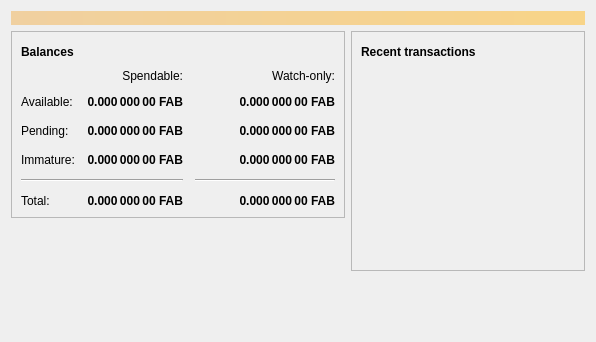
<?xml version="1.0" encoding="UTF-8"?>
<ui version="4.0">
 <class>OverviewPage</class>
 <widget class="QWidget" name="OverviewPage">
  <property name="geometry">
   <rect>
    <x>0</x>
    <y>0</y>
    <width>596</width>
    <height>342</height>
   </rect>
  </property>
  <property name="windowTitle">
   <string>Form</string>
  </property>
  <layout class="QVBoxLayout" name="topLayout">
   <item>
    <widget class="QLabel" name="labelAlerts">
     <property name="visible">
      <bool>false</bool>
     </property>
     <property name="styleSheet">
      <string notr="true">QLabel { background-color: qlineargradient(x1: 0, y1: 0, x2: 1, y2: 0, stop:0 #F0D0A0, stop:1 #F8D488); color:#000000; }</string>
     </property>
     <property name="wordWrap">
      <bool>true</bool>
     </property>
     <property name="margin">
      <number>3</number>
     </property>
     <property name="textInteractionFlags">
      <set>Qt::TextSelectableByMouse</set>
     </property>
    </widget>
   </item>
   <item>
    <layout class="QHBoxLayout" name="horizontalLayout" stretch="1,1">
     <item>
      <layout class="QVBoxLayout" name="verticalLayout_2">
       <item>
        <widget class="QFrame" name="frame">
         <property name="frameShape">
          <enum>QFrame::StyledPanel</enum>
         </property>
         <property name="frameShadow">
          <enum>QFrame::Raised</enum>
         </property>
         <layout class="QVBoxLayout" name="verticalLayout_4">
          <item>
           <layout class="QHBoxLayout" name="horizontalLayout_4">
            <item>
             <widget class="QLabel" name="label_5">
              <property name="font">
               <font>
                <weight>75</weight>
                <bold>true</bold>
               </font>
              </property>
              <property name="text">
               <string>Balances</string>
              </property>
             </widget>
            </item>
            <item>
             <widget class="QPushButton" name="labelWalletStatus">
              <property name="enabled">
               <bool>true</bool>
              </property>
              <property name="maximumSize">
               <size>
                <width>30</width>
                <height>16777215</height>
               </size>
              </property>
              <property name="toolTip">
               <string>The displayed information may be out of date. Your wallet automatically synchronizes with the Fabcoin network after a connection is established, but this process has not completed yet.</string>
              </property>
              <property name="text">
               <string/>
              </property>
              <property name="icon">
               <iconset resource="../bitcoin.qrc">
                <normaloff>:/icons/warning</normaloff>
                <disabledoff>:/icons/warning</disabledoff>:/icons/warning</iconset>
              </property>
              <property name="iconSize">
               <size>
                <width>24</width>
                <height>24</height>
               </size>
              </property>
              <property name="flat">
               <bool>true</bool>
              </property>
             </widget>
            </item>
            <item>
             <spacer name="horizontalSpacer_3">
              <property name="orientation">
               <enum>Qt::Horizontal</enum>
              </property>
              <property name="sizeHint" stdset="0">
               <size>
                <width>40</width>
                <height>20</height>
               </size>
              </property>
             </spacer>
            </item>
           </layout>
          </item>
          <item>
           <layout class="QGridLayout" name="gridLayout">
            <property name="spacing">
             <number>12</number>
            </property>
            <item row="2" column="2">
             <widget class="QLabel" name="labelWatchPending">
              <property name="font">
               <font>
                <weight>75</weight>
                <bold>true</bold>
               </font>
              </property>
              <property name="cursor">
               <cursorShape>IBeamCursor</cursorShape>
              </property>
              <property name="toolTip">
               <string>Unconfirmed transactions to watch-only addresses</string>
              </property>
              <property name="text">
               <string notr="true">0.000 000 00 FAB</string>
              </property>
              <property name="alignment">
               <set>Qt::AlignRight|Qt::AlignTrailing|Qt::AlignVCenter</set>
              </property>
              <property name="textInteractionFlags">
               <set>Qt::LinksAccessibleByMouse|Qt::TextSelectableByKeyboard|Qt::TextSelectableByMouse</set>
              </property>
             </widget>
            </item>
            <item row="2" column="1">
             <widget class="QLabel" name="labelUnconfirmed">
              <property name="font">
               <font>
                <weight>75</weight>
                <bold>true</bold>
               </font>
              </property>
              <property name="cursor">
               <cursorShape>IBeamCursor</cursorShape>
              </property>
              <property name="toolTip">
               <string>Total of transactions that have yet to be confirmed, and do not yet count toward the spendable balance</string>
              </property>
              <property name="text">
               <string notr="true">0.000 000 00 FAB</string>
              </property>
              <property name="alignment">
               <set>Qt::AlignRight|Qt::AlignTrailing|Qt::AlignVCenter</set>
              </property>
              <property name="textInteractionFlags">
               <set>Qt::LinksAccessibleByMouse|Qt::TextSelectableByKeyboard|Qt::TextSelectableByMouse</set>
              </property>
             </widget>
            </item>
            <item row="3" column="2">
             <widget class="QLabel" name="labelWatchImmature">
              <property name="font">
               <font>
                <weight>75</weight>
                <bold>true</bold>
               </font>
              </property>
              <property name="cursor">
               <cursorShape>IBeamCursor</cursorShape>
              </property>
              <property name="toolTip">
               <string>Mined balance in watch-only addresses that has not yet matured</string>
              </property>
              <property name="text">
               <string notr="true">0.000 000 00 FAB</string>
              </property>
              <property name="alignment">
               <set>Qt::AlignRight|Qt::AlignTrailing|Qt::AlignVCenter</set>
              </property>
              <property name="textInteractionFlags">
               <set>Qt::LinksAccessibleByMouse|Qt::TextSelectableByKeyboard|Qt::TextSelectableByMouse</set>
              </property>
             </widget>
            </item>
            <item row="4" column="0" colspan="2">
             <widget class="Line" name="line">
              <property name="orientation">
               <enum>Qt::Horizontal</enum>
              </property>
             </widget>
            </item>
            <item row="4" column="2">
             <widget class="Line" name="lineWatchBalance">
              <property name="sizePolicy">
               <sizepolicy hsizetype="Preferred" vsizetype="Fixed">
                <horstretch>0</horstretch>
                <verstretch>0</verstretch>
               </sizepolicy>
              </property>
              <property name="minimumSize">
               <size>
                <width>140</width>
                <height>0</height>
               </size>
              </property>
              <property name="orientation">
               <enum>Qt::Horizontal</enum>
              </property>
             </widget>
            </item>
            <item row="5" column="0">
             <widget class="QLabel" name="labelTotalText">
              <property name="text">
               <string>Total:</string>
              </property>
             </widget>
            </item>
            <item row="3" column="1">
             <widget class="QLabel" name="labelImmature">
              <property name="font">
               <font>
                <weight>75</weight>
                <bold>true</bold>
               </font>
              </property>
              <property name="cursor">
               <cursorShape>IBeamCursor</cursorShape>
              </property>
              <property name="toolTip">
               <string>Mined balance that has not yet matured</string>
              </property>
              <property name="text">
               <string notr="true">0.000 000 00 FAB</string>
              </property>
              <property name="alignment">
               <set>Qt::AlignRight|Qt::AlignTrailing|Qt::AlignVCenter</set>
              </property>
              <property name="textInteractionFlags">
               <set>Qt::LinksAccessibleByMouse|Qt::TextSelectableByKeyboard|Qt::TextSelectableByMouse</set>
              </property>
             </widget>
            </item>
            <item row="2" column="3">
             <spacer name="horizontalSpacer_2">
              <property name="orientation">
               <enum>Qt::Horizontal</enum>
              </property>
              <property name="sizeHint" stdset="0">
               <size>
                <width>40</width>
                <height>20</height>
               </size>
              </property>
             </spacer>
            </item>
            <item row="3" column="0">
             <widget class="QLabel" name="labelImmatureText">
              <property name="text">
               <string>Immature:</string>
              </property>
             </widget>
            </item>
            <item row="5" column="1">
             <widget class="QLabel" name="labelTotal">
              <property name="font">
               <font>
                <weight>75</weight>
                <bold>true</bold>
               </font>
              </property>
              <property name="cursor">
               <cursorShape>IBeamCursor</cursorShape>
              </property>
              <property name="toolTip">
               <string>Your current total balance</string>
              </property>
              <property name="text">
               <string notr="true">0.000 000 00 FAB</string>
              </property>
              <property name="alignment">
               <set>Qt::AlignRight|Qt::AlignTrailing|Qt::AlignVCenter</set>
              </property>
              <property name="textInteractionFlags">
               <set>Qt::LinksAccessibleByMouse|Qt::TextSelectableByKeyboard|Qt::TextSelectableByMouse</set>
              </property>
             </widget>
            </item>
            <item row="5" column="2">
             <widget class="QLabel" name="labelWatchTotal">
              <property name="font">
               <font>
                <weight>75</weight>
                <bold>true</bold>
               </font>
              </property>
              <property name="cursor">
               <cursorShape>IBeamCursor</cursorShape>
              </property>
              <property name="toolTip">
               <string>Current total balance in watch-only addresses</string>
              </property>
              <property name="text">
               <string notr="true">0.000 000 00 FAB</string>
              </property>
              <property name="alignment">
               <set>Qt::AlignRight|Qt::AlignTrailing|Qt::AlignVCenter</set>
              </property>
              <property name="textInteractionFlags">
               <set>Qt::LinksAccessibleByMouse|Qt::TextSelectableByKeyboard|Qt::TextSelectableByMouse</set>
              </property>
             </widget>
            </item>
            <item row="0" column="2">
             <widget class="QLabel" name="labelWatchonly">
              <property name="text">
               <string>Watch-only:</string>
              </property>
              <property name="alignment">
               <set>Qt::AlignRight|Qt::AlignTrailing|Qt::AlignVCenter</set>
              </property>
             </widget>
            </item>
            <item row="1" column="0">
             <widget class="QLabel" name="labelBalanceText">
              <property name="text">
               <string>Available:</string>
              </property>
             </widget>
            </item>
            <item row="1" column="1">
             <widget class="QLabel" name="labelBalance">
              <property name="font">
               <font>
                <weight>75</weight>
                <bold>true</bold>
               </font>
              </property>
              <property name="cursor">
               <cursorShape>IBeamCursor</cursorShape>
              </property>
              <property name="toolTip">
               <string>Your current spendable balance</string>
              </property>
              <property name="text">
               <string notr="true">0.000 000 00 FAB</string>
              </property>
              <property name="alignment">
               <set>Qt::AlignRight|Qt::AlignTrailing|Qt::AlignVCenter</set>
              </property>
              <property name="textInteractionFlags">
               <set>Qt::LinksAccessibleByMouse|Qt::TextSelectableByKeyboard|Qt::TextSelectableByMouse</set>
              </property>
             </widget>
            </item>
            <item row="1" column="2">
             <widget class="QLabel" name="labelWatchAvailable">
              <property name="font">
               <font>
                <weight>75</weight>
                <bold>true</bold>
               </font>
              </property>
              <property name="cursor">
               <cursorShape>IBeamCursor</cursorShape>
              </property>
              <property name="toolTip">
               <string>Your current balance in watch-only addresses</string>
              </property>
              <property name="text">
               <string notr="true">0.000 000 00 FAB</string>
              </property>
              <property name="alignment">
               <set>Qt::AlignRight|Qt::AlignTrailing|Qt::AlignVCenter</set>
              </property>
              <property name="textInteractionFlags">
               <set>Qt::LinksAccessibleByMouse|Qt::TextSelectableByKeyboard|Qt::TextSelectableByMouse</set>
              </property>
             </widget>
            </item>
            <item row="2" column="0">
             <widget class="QLabel" name="labelPendingText">
              <property name="text">
               <string>Pending:</string>
              </property>
             </widget>
            </item>
            <item row="0" column="1">
             <widget class="QLabel" name="labelSpendable">
              <property name="text">
               <string>Spendable:</string>
              </property>
              <property name="alignment">
               <set>Qt::AlignRight|Qt::AlignTrailing|Qt::AlignVCenter</set>
              </property>
             </widget>
            </item>
           </layout>
          </item>
         </layout>
        </widget>
       </item>
       <item>
        <spacer name="verticalSpacer">
         <property name="orientation">
          <enum>Qt::Vertical</enum>
         </property>
         <property name="sizeHint" stdset="0">
          <size>
           <width>20</width>
           <height>40</height>
          </size>
         </property>
        </spacer>
       </item>
      </layout>
     </item>
     <item>
      <layout class="QVBoxLayout" name="verticalLayout_3">
       <item>
        <widget class="QFrame" name="frame_2">
         <property name="frameShape">
          <enum>QFrame::StyledPanel</enum>
         </property>
         <property name="frameShadow">
          <enum>QFrame::Raised</enum>
         </property>
         <layout class="QVBoxLayout" name="verticalLayout">
          <item>
           <layout class="QHBoxLayout" name="horizontalLayout_2">
            <item>
             <widget class="QLabel" name="label_4">
              <property name="font">
               <font>
                <weight>75</weight>
                <bold>true</bold>
               </font>
              </property>
              <property name="text">
               <string>Recent transactions</string>
              </property>
             </widget>
            </item>
            <item>
             <widget class="QPushButton" name="labelTransactionsStatus">
              <property name="enabled">
               <bool>true</bool>
              </property>
              <property name="maximumSize">
               <size>
                <width>30</width>
                <height>16777215</height>
               </size>
              </property>
              <property name="toolTip">
               <string>The displayed information may be out of date. Your wallet automatically synchronizes with the Fabcoin network after a connection is established, but this process has not completed yet.</string>
              </property>
              <property name="text">
               <string/>
              </property>
              <property name="icon">
               <iconset resource="../bitcoin.qrc">
                <normaloff>:/icons/warning</normaloff>
                <disabledoff>:/icons/warning</disabledoff>:/icons/warning</iconset>
              </property>
              <property name="iconSize">
               <size>
                <width>24</width>
                <height>24</height>
               </size>
              </property>
              <property name="flat">
               <bool>true</bool>
              </property>
             </widget>
            </item>
            <item>
             <spacer name="horizontalSpacer">
              <property name="orientation">
               <enum>Qt::Horizontal</enum>
              </property>
              <property name="sizeHint" stdset="0">
               <size>
                <width>40</width>
                <height>20</height>
               </size>
              </property>
             </spacer>
            </item>
           </layout>
          </item>
          <item>
           <widget class="QListView" name="listTransactions">
            <property name="styleSheet">
             <string notr="true">QListView { background: transparent; }</string>
            </property>
            <property name="frameShape">
             <enum>QFrame::NoFrame</enum>
            </property>
            <property name="verticalScrollBarPolicy">
             <enum>Qt::ScrollBarAlwaysOff</enum>
            </property>
            <property name="horizontalScrollBarPolicy">
             <enum>Qt::ScrollBarAlwaysOff</enum>
            </property>
            <property name="selectionMode">
             <enum>QAbstractItemView::NoSelection</enum>
            </property>
           </widget>
          </item>
         </layout>
        </widget>
       </item>
       <item>
        <spacer name="verticalSpacer_2">
         <property name="orientation">
          <enum>Qt::Vertical</enum>
         </property>
         <property name="sizeHint" stdset="0">
          <size>
           <width>20</width>
           <height>40</height>
          </size>
         </property>
        </spacer>
       </item>
      </layout>
     </item>
    </layout>
   </item>
  </layout>
 </widget>
 <resources/>
 <connections/>
</ui>
